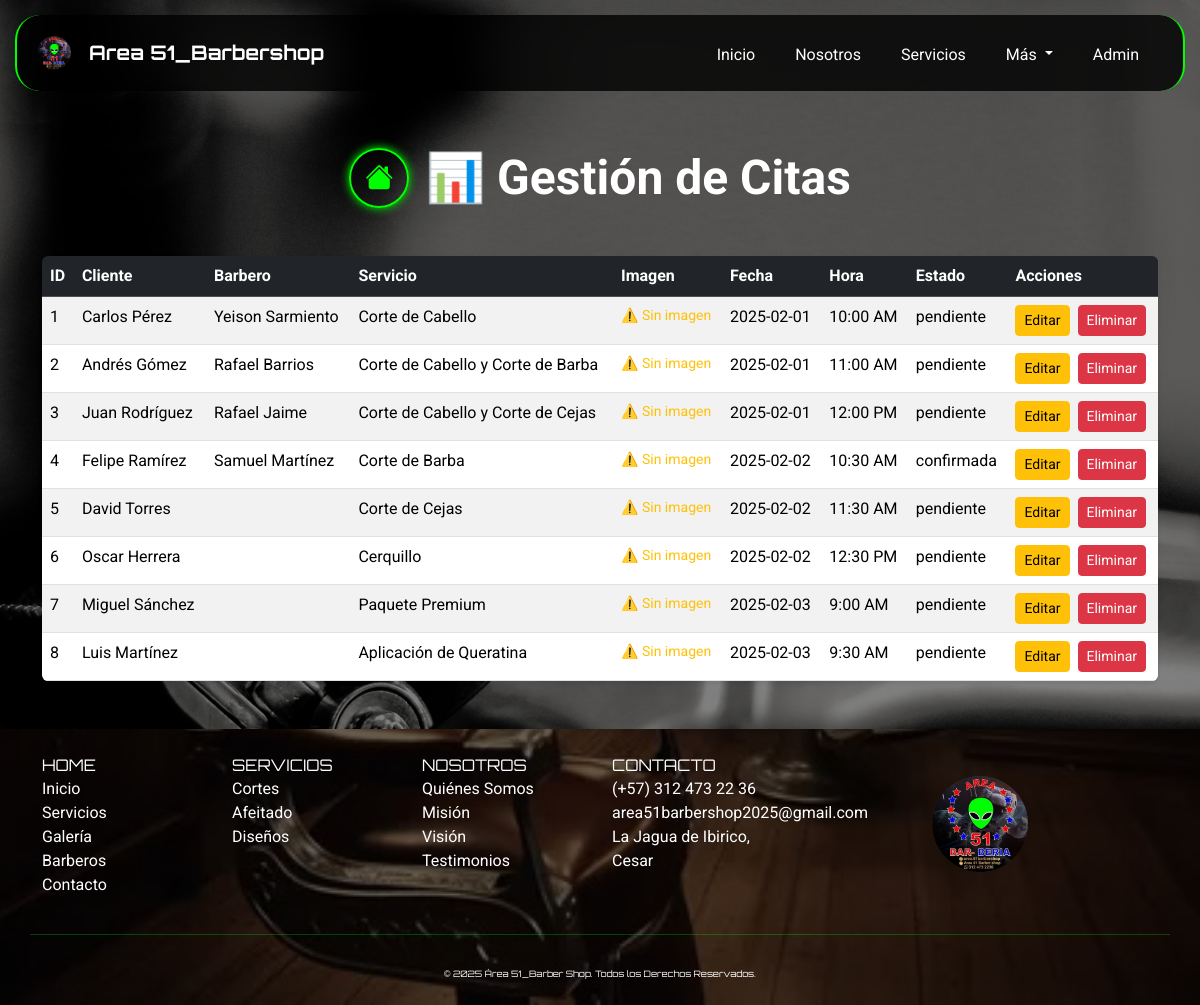
Screenshot of /index.php?page=citas (signed in) with the database file from the repository.
### tables this page shows
CREATE TABLE `citas` (
  `id_cita` INT(11) NOT NULL AUTO_INCREMENT,
  `id_cliente` INT(11) NOT NULL,
  `id_barbero` INT(11) NOT NULL,
  `id_servicio` INT(11) NOT NULL,
  `img_servicio` VARCHAR(255) NULL,
  `fecha_cita` DATE NOT NULL,
  `hora_cita` TIME NOT NULL,
  `estado` ENUM('pendiente','confirmada','cancelada','realizada') DEFAULT 'pendiente',
  `fecha_creacion` TIMESTAMP NOT NULL DEFAULT CURRENT_TIMESTAMP,
  PRIMARY KEY (`id_cita`)
);

CREATE TABLE `barberos` (
  `id_barbero` INT(11) NOT NULL AUTO_INCREMENT,
  `img_barberos` VARCHAR(255) DEFAULT NULL,
  `nombre` VARCHAR(100) NOT NULL,
  `especialidad` VARCHAR(500) NOT NULL,
  `telefono` VARCHAR(20) DEFAULT NULL,
  `email` VARCHAR(100) NULL,
  `fecha_contratacion` DATE DEFAULT NULL,
  PRIMARY KEY (`id_barbero`)
);

CREATE TABLE `servicios` (
  `id_servicio` INT(11) NOT NULL AUTO_INCREMENT,
  `img_servicio` VARCHAR(255) DEFAULT NULL,
  `nombre` VARCHAR(100) NOT NULL,
  `descripcion` TEXT DEFAULT NULL,
  `precio` DECIMAL(10,2) DEFAULT NULL,
  `observacion` VARCHAR(255) DEFAULT NULL,
  PRIMARY KEY (`id_servicio`)
);

### app/controllers/CitasController.php (called while the page is built, shortened)
<?php
require_once __DIR__ . '/../models/Cita.php';
class CitasController {
    private $model;
    public function __construct($db) {
        $this->model = new Cita($db);
    }
    public function listar() {
        return $this->model->obtenerTodas();
    }
}

### app/models/Cita.php (called while the page is built, shortened)
<?php
class Cita {
    private $db;
    public function __construct($db) {
        $this->db = $db;
    }
    public function obtenerTodas() {
        $sql = "SELECT c.id_cita, c.id_cliente, c.id_barbero, c.id_servicio, c.img_servicio,
                       c.fecha_cita, c.hora_cita, c.estado, c.fecha_creacion,
                       CONCAT(cl.nombre, ' ', COALESCE(cl.apellido,'')) AS cliente,
                       b.nombre AS barbero, s.nombre AS servicio, s.img_servicio AS servicio_img
                FROM citas c
                LEFT JOIN clientes cl ON c.id_cliente = cl.id_cliente
                LEFT JOIN barberos b ON c.id_barbero = b.id_barbero
                LEFT JOIN servicios s ON c.id_servicio = s.id_servicio
                ORDER BY c.fecha_cita ASC, c.hora_cita ASC";
        $stmt = $this->db->prepare($sql);
        $stmt->execute();
        return $stmt->fetchAll(PDO::FETCH_ASSOC);
    }
}

### app/views/citas/citas.php (the view, shortened to what this page needs)
<body>
    <div class="container py-5">
        <div class="d-flex flex-column flex-md-row align-items-center justify-content-center gap-3 mb-5 text-center text-md-start" style="margin-top:100px;">
            <a href="index.php?page=panel" class="btn btn-neon d-flex justify-content-center align-items-center rounded-circle mb-3 mb-md-0" style="width: 60px; height: 60px;"> <i class="bi bi-house-fill fs-3"></i>
            </a>
            <h1 class="fw-bold display-5 text-white mb-0">📊 Gestión de Citas</h1>
        </div>
        <div class="table-wrapper rounded shadow-sm" style="max-height:500px; overflow-y:auto;">
            <table class="table table-striped table-hover mb-0">
                <thead class="table-dark">
                    <tr>
                        <th>ID</th>
                        <th>Cliente</th>
                        <th>Barbero</th>
                        <th>Servicio</th>
                        <th>Imagen</th>
                        <th>Fecha</th>
                        <th>Hora</th>
                        <th>Estado</th>
                        <th>Acciones</th>
                    </tr>
                </thead>
                <tbody>
                    <?php foreach ($citas as $cita): ?>
                    <tr>
                        <td><?= $cita['id_cita'] ?></td>
                        <td><?= htmlspecialchars($cita['cliente']) ?></td>
                        <td><?= htmlspecialchars($cita['barbero']) ?></td>
                        <td><?= htmlspecialchars($cita['servicio']) ?></td>
                        <td>
                            <?php if (!empty($cita['img_servicio'])): ?>
                                <img src="app/uploads/servicios/<?= htmlspecialchars($cita['img_servicio']) ?>"
                                    alt="Servicio"
                                    class="img-thumbnail"
                                    style="max-width:100px; max-height:80px; border:2px solid #28a745;">
                            <?php else: ?>
                                <p class="text-warning small mb-0">⚠️ Sin imagen</p>
                            <?php endif; ?>
                        </td>
                        <td><?= $cita['fecha_cita'] ?></td>
                        <td><?= date("g:i A", strtotime($cita['hora_cita'])) ?></td>
                        <td><?= htmlspecialchars($cita['estado']) ?></td>
                        <td>
                            <div class="d-flex gap-2">
                                <a href="index.php?page=editar_cita&id=<?= $cita['id_cita'] ?>" class="btn btn-warning btn-sm">Editar</a>
                                <a href="index.php?page=eliminar_cita&id=<?= $cita['id_cita'] ?>" class="btn btn-danger btn-sm" onclick="return confirm('¿Eliminar esta cita?')">Eliminar</a>
                            </div>
                        </td>
                    </tr>
                    <?php endforeach; ?>
                </tbody>
            </table>
        </div>
    </div>
<main>

### public/css/style.css (style rules this page uses)
body { background-image: url(../img/fondo_body.jpg); height: 600px; background-size: cover; background-position: center; background-repeat: no-repeat; background-attachment: fixed; position: relative; font-family: 'Roboto', sans-serif; background-color: #000; color: #fff; margin: 0; padding: 0; width: 100%; align-items: center; justify-content: center; }
body::before { content: ''; position: fixed; top: 0; left: 0; width: 100%; height: 100%; background-color: rgba(0, 0, 0, 0.5); z-index: -1; }
html { scroll-behavior: smooth; width: 100%; }
.btn-neon { color: #00ff00; border: 2px solid #00ff00; background-color: transparent; box-shadow: 0 0 10px #00ff00; transition: all 0.3s ease; }

### rows the page displays
citas: id_cita "1", cliente "Carlos Pérez", id_barbero.nombre "Yeison Sarmiento", id_servicio.nombre "Corte de Cabello", shows "⚠️ Sin imagen", fecha_cita "2025-02-01", hora_cita "10:00 AM", estado "pendiente"
citas: id_cita "2", cliente "Andrés Gómez", id_barbero.nombre "Rafael Barrios", id_servicio.nombre "Corte de Cabello y Corte de Barba", shows "⚠️ Sin imagen", fecha_cita "2025-02-01", hora_cita "11:00 AM", estado "pendiente"
citas: id_cita "3", cliente "Juan Rodríguez", id_barbero.nombre "Rafael Jaime", id_servicio.nombre "Corte de Cabello y Corte de Cejas", shows "⚠️ Sin imagen", fecha_cita "2025-02-01", hora_cita "12:00 PM", estado "pendiente"
citas: id_cita "4", cliente "Felipe Ramírez", id_barbero.nombre "Samuel Martínez", id_servicio.nombre "Corte de Barba", shows "⚠️ Sin imagen", fecha_cita "2025-02-02", hora_cita "10:30 AM", estado "confirmada"
citas: id_cita "5", cliente "David Torres", id_servicio.nombre "Corte de Cejas", shows "⚠️ Sin imagen", fecha_cita "2025-02-02", hora_cita "11:30 AM", estado "pendiente"
citas: id_cita "6", cliente "Oscar Herrera", id_servicio.nombre "Cerquillo", shows "⚠️ Sin imagen", fecha_cita "2025-02-02", hora_cita "12:30 PM", estado "pendiente"
citas: id_cita "7", cliente "Miguel Sánchez", id_servicio.nombre "Paquete Premium", shows "⚠️ Sin imagen", fecha_cita "2025-02-03", hora_cita "9:00 AM", estado "pendiente"
citas: id_cita "8", cliente "Luis Martínez", id_servicio.nombre "Aplicación de Queratina", shows "⚠️ Sin imagen", fecha_cita "2025-02-03", hora_cita "9:30 AM", estado "pendiente"
